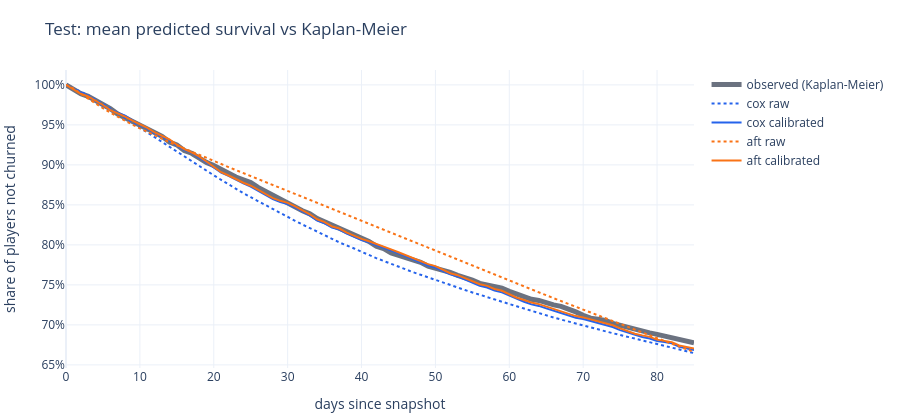

Notebook source saved alongside this figure:
### Markdown cell above
## 4. Test: predicted vs observed

Three views of the same question, on the untouched test snapshot:

- the mean predicted survival curve against the Kaplan-Meier estimate of what happened;
- the mean predicted churn probability against the observed churn rate at 7, 14, 30 and
  60 days;
- predicted against observed 60-day churn by decile of predicted risk.

### Code cell
tables |= diagnostics(t_test, e_test, test_surv)

curves = tables["survival_curves"]
observed = curves.drop_duplicates("day")
fig = go.Figure(
    line(observed["day"], observed["observed"], "observed (Kaplan-Meier)", GREY, width=5)
)
for (name, variant), part in curves.groupby(["model", "variant"], sort=False):
    label = f"{name} {variant}"
    fig.add_trace(line(part["day"], part["predicted"], label, COLORS[name], DASHES[variant]))
show(
    fig,
    "Test: mean predicted survival vs Kaplan-Meier",
    "days since snapshot",
    "share of players not churned",
    yaxis_tickformat=".0%",
)
